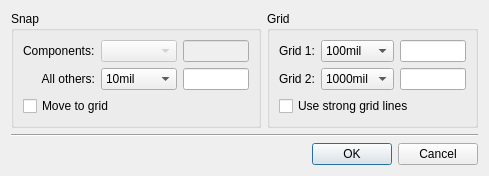
<?xml version="1.0" encoding="UTF-8"?>
<ui version="4.0">
 <class>dlg_grid</class>
 <widget class="QDialog" name="dlg_grid">
  <property name="geometry">
   <rect>
    <x>0</x>
    <y>0</y>
    <width>417</width>
    <height>162</height>
   </rect>
  </property>
  <property name="windowTitle">
   <string>Grids and Snaps</string>
  </property>
  <layout class="QVBoxLayout" name="verticalLayout_3">
   <property name="sizeConstraint">
    <enum>QLayout::SetFixedSize</enum>
   </property>
   <item>
    <layout class="QHBoxLayout" name="horizontalLayout">
     <item>
      <widget class="QGroupBox" name="groupBox_2">
       <property name="title">
        <string>Snap</string>
       </property>
       <layout class="QVBoxLayout" name="verticalLayout">
        <item>
         <layout class="QGridLayout" name="gridLayout_2">
          <item row="0" column="0">
           <widget class="QLabel" name="label_3">
            <property name="text">
             <string>Components:</string>
            </property>
           </widget>
          </item>
          <item row="1" column="1">
           <widget class="QComboBox" name="sel_snap_all">
            <property name="currentIndex">
             <number>2</number>
            </property>
            <property name="maxVisibleItems">
             <number>15</number>
            </property>
            <item>
             <property name="text">
              <string>No snap</string>
             </property>
            </item>
            <item>
             <property name="text">
              <string>Custom</string>
             </property>
            </item>
            <item>
             <property name="text">
              <string>10mil</string>
             </property>
            </item>
            <item>
             <property name="text">
              <string>25mil</string>
             </property>
            </item>
            <item>
             <property name="text">
              <string>50mil</string>
             </property>
            </item>
            <item>
             <property name="text">
              <string>100mil</string>
             </property>
            </item>
            <item>
             <property name="text">
              <string>250mil</string>
             </property>
            </item>
            <item>
             <property name="text">
              <string>500mil</string>
             </property>
            </item>
            <item>
             <property name="text">
              <string>1000mil</string>
             </property>
            </item>
            <item>
             <property name="text">
              <string>1mm</string>
             </property>
            </item>
            <item>
             <property name="text">
              <string>2.5mm</string>
             </property>
            </item>
            <item>
             <property name="text">
              <string>5mm</string>
             </property>
            </item>
            <item>
             <property name="text">
              <string>10mm</string>
             </property>
            </item>
           </widget>
          </item>
          <item row="0" column="1">
           <widget class="QComboBox" name="sel_snap_comp">
            <property name="enabled">
             <bool>false</bool>
            </property>
            <property name="currentIndex">
             <number>-1</number>
            </property>
            <property name="maxVisibleItems">
             <number>15</number>
            </property>
            <item>
             <property name="text">
              <string>No snap</string>
             </property>
            </item>
            <item>
             <property name="text">
              <string>Custom</string>
             </property>
            </item>
            <item>
             <property name="text">
              <string>10mil</string>
             </property>
            </item>
            <item>
             <property name="text">
              <string>20mil</string>
             </property>
            </item>
            <item>
             <property name="text">
              <string>25mil</string>
             </property>
            </item>
            <item>
             <property name="text">
              <string>50mil</string>
             </property>
            </item>
            <item>
             <property name="text">
              <string>100mil</string>
             </property>
            </item>
            <item>
             <property name="text">
              <string>250mil</string>
             </property>
            </item>
            <item>
             <property name="text">
              <string>500mil</string>
             </property>
            </item>
            <item>
             <property name="text">
              <string>1000mil</string>
             </property>
            </item>
            <item>
             <property name="text">
              <string>1mm</string>
             </property>
            </item>
            <item>
             <property name="text">
              <string>2.5mm</string>
             </property>
            </item>
            <item>
             <property name="text">
              <string>5mm</string>
             </property>
            </item>
            <item>
             <property name="text">
              <string>10mm</string>
             </property>
            </item>
           </widget>
          </item>
          <item row="1" column="0">
           <widget class="QLabel" name="label_4">
            <property name="text">
             <string>All others:</string>
            </property>
            <property name="alignment">
             <set>Qt::AlignRight|Qt::AlignTrailing|Qt::AlignVCenter</set>
            </property>
           </widget>
          </item>
          <item row="0" column="2">
           <widget class="DimEdit" name="edt_snap_comp">
            <property name="enabled">
             <bool>false</bool>
            </property>
            <property name="maximumSize">
             <size>
              <width>66</width>
              <height>16777215</height>
             </size>
            </property>
           </widget>
          </item>
          <item row="1" column="2">
           <widget class="DimEdit" name="edt_snap_all">
            <property name="maximumSize">
             <size>
              <width>66</width>
              <height>16777215</height>
             </size>
            </property>
           </widget>
          </item>
         </layout>
        </item>
        <item>
         <widget class="QCheckBox" name="chk_movetogrid">
          <property name="text">
           <string>Move to grid</string>
          </property>
         </widget>
        </item>
       </layout>
      </widget>
     </item>
     <item>
      <widget class="QGroupBox" name="groupBox">
       <property name="title">
        <string>Grid</string>
       </property>
       <layout class="QVBoxLayout" name="verticalLayout_2">
        <item>
         <layout class="QGridLayout" name="gridLayout">
          <item row="0" column="0">
           <widget class="QLabel" name="label">
            <property name="text">
             <string>Grid 1:</string>
            </property>
           </widget>
          </item>
          <item row="1" column="1">
           <widget class="QComboBox" name="sel_grid2">
            <property name="currentIndex">
             <number>8</number>
            </property>
            <property name="maxVisibleItems">
             <number>15</number>
            </property>
            <item>
             <property name="text">
              <string>None</string>
             </property>
            </item>
            <item>
             <property name="text">
              <string>Custom</string>
             </property>
            </item>
            <item>
             <property name="text">
              <string>10mil</string>
             </property>
            </item>
            <item>
             <property name="text">
              <string>25mil</string>
             </property>
            </item>
            <item>
             <property name="text">
              <string>50mil</string>
             </property>
            </item>
            <item>
             <property name="text">
              <string>100mil</string>
             </property>
            </item>
            <item>
             <property name="text">
              <string>250mil</string>
             </property>
            </item>
            <item>
             <property name="text">
              <string>500mil</string>
             </property>
            </item>
            <item>
             <property name="text">
              <string>1000mil</string>
             </property>
            </item>
            <item>
             <property name="text">
              <string>1mm</string>
             </property>
            </item>
            <item>
             <property name="text">
              <string>2.5mm</string>
             </property>
            </item>
            <item>
             <property name="text">
              <string>5mm</string>
             </property>
            </item>
            <item>
             <property name="text">
              <string>10mm</string>
             </property>
            </item>
           </widget>
          </item>
          <item row="0" column="1">
           <widget class="QComboBox" name="sel_grid1">
            <property name="currentIndex">
             <number>5</number>
            </property>
            <property name="maxVisibleItems">
             <number>15</number>
            </property>
            <item>
             <property name="text">
              <string>None</string>
             </property>
            </item>
            <item>
             <property name="text">
              <string>Custom</string>
             </property>
            </item>
            <item>
             <property name="text">
              <string>10mil</string>
             </property>
            </item>
            <item>
             <property name="text">
              <string>25mil</string>
             </property>
            </item>
            <item>
             <property name="text">
              <string>50mil</string>
             </property>
            </item>
            <item>
             <property name="text">
              <string>100mil</string>
             </property>
            </item>
            <item>
             <property name="text">
              <string>250mil</string>
             </property>
            </item>
            <item>
             <property name="text">
              <string>500mil</string>
             </property>
            </item>
            <item>
             <property name="text">
              <string>1000mil</string>
             </property>
            </item>
            <item>
             <property name="text">
              <string>1mm</string>
             </property>
            </item>
            <item>
             <property name="text">
              <string>2.5mm</string>
             </property>
            </item>
            <item>
             <property name="text">
              <string>5mm</string>
             </property>
            </item>
            <item>
             <property name="text">
              <string>10mm</string>
             </property>
            </item>
           </widget>
          </item>
          <item row="1" column="0">
           <widget class="QLabel" name="label_2">
            <property name="text">
             <string>Grid 2:</string>
            </property>
           </widget>
          </item>
          <item row="0" column="2">
           <widget class="DimEdit" name="edt_grid1">
            <property name="maximumSize">
             <size>
              <width>66</width>
              <height>16777215</height>
             </size>
            </property>
           </widget>
          </item>
          <item row="1" column="2">
           <widget class="DimEdit" name="edt_grid2">
            <property name="maximumSize">
             <size>
              <width>66</width>
              <height>16777215</height>
             </size>
            </property>
           </widget>
          </item>
         </layout>
        </item>
        <item>
         <widget class="QCheckBox" name="chk_strong">
          <property name="text">
           <string>Use strong grid lines</string>
          </property>
         </widget>
        </item>
       </layout>
      </widget>
     </item>
    </layout>
   </item>
   <item>
    <widget class="Line" name="line">
     <property name="orientation">
      <enum>Qt::Horizontal</enum>
     </property>
    </widget>
   </item>
   <item>
    <widget class="QDialogButtonBox" name="btn_ok">
     <property name="standardButtons">
      <set>QDialogButtonBox::Cancel|QDialogButtonBox::Ok</set>
     </property>
    </widget>
   </item>
  </layout>
 </widget>
 <customwidgets>
  <customwidget>
   <class>DimEdit</class>
   <extends>QLineEdit</extends>
   <header>dimedit</header>
  </customwidget>
 </customwidgets>
 <tabstops>
  <tabstop>sel_snap_comp</tabstop>
  <tabstop>edt_snap_comp</tabstop>
  <tabstop>sel_snap_all</tabstop>
  <tabstop>edt_snap_all</tabstop>
  <tabstop>chk_movetogrid</tabstop>
  <tabstop>sel_grid1</tabstop>
  <tabstop>edt_grid1</tabstop>
  <tabstop>sel_grid2</tabstop>
  <tabstop>edt_grid2</tabstop>
  <tabstop>btn_ok</tabstop>
 </tabstops>
 <resources/>
 <connections>
  <connection>
   <sender>btn_ok</sender>
   <signal>rejected()</signal>
   <receiver>dlg_grid</receiver>
   <slot>reject()</slot>
   <hints>
    <hint type="sourcelabel">
     <x>24</x>
     <y>143</y>
    </hint>
    <hint type="destinationlabel">
     <x>2</x>
     <y>130</y>
    </hint>
   </hints>
  </connection>
  <connection>
   <sender>sel_snap_all</sender>
   <signal>currentIndexChanged(int)</signal>
   <receiver>sel_snap_comp</receiver>
   <slot>setCurrentIndex(int)</slot>
   <hints>
    <hint type="sourcelabel">
     <x>113</x>
     <y>70</y>
    </hint>
    <hint type="destinationlabel">
     <x>120</x>
     <y>49</y>
    </hint>
   </hints>
  </connection>
  <connection>
   <sender>edt_snap_all</sender>
   <signal>textChanged(QString)</signal>
   <receiver>edt_snap_comp</receiver>
   <slot>setText(QString)</slot>
   <hints>
    <hint type="sourcelabel">
     <x>193</x>
     <y>65</y>
    </hint>
    <hint type="destinationlabel">
     <x>195</x>
     <y>48</y>
    </hint>
   </hints>
  </connection>
 </connections>
</ui>
